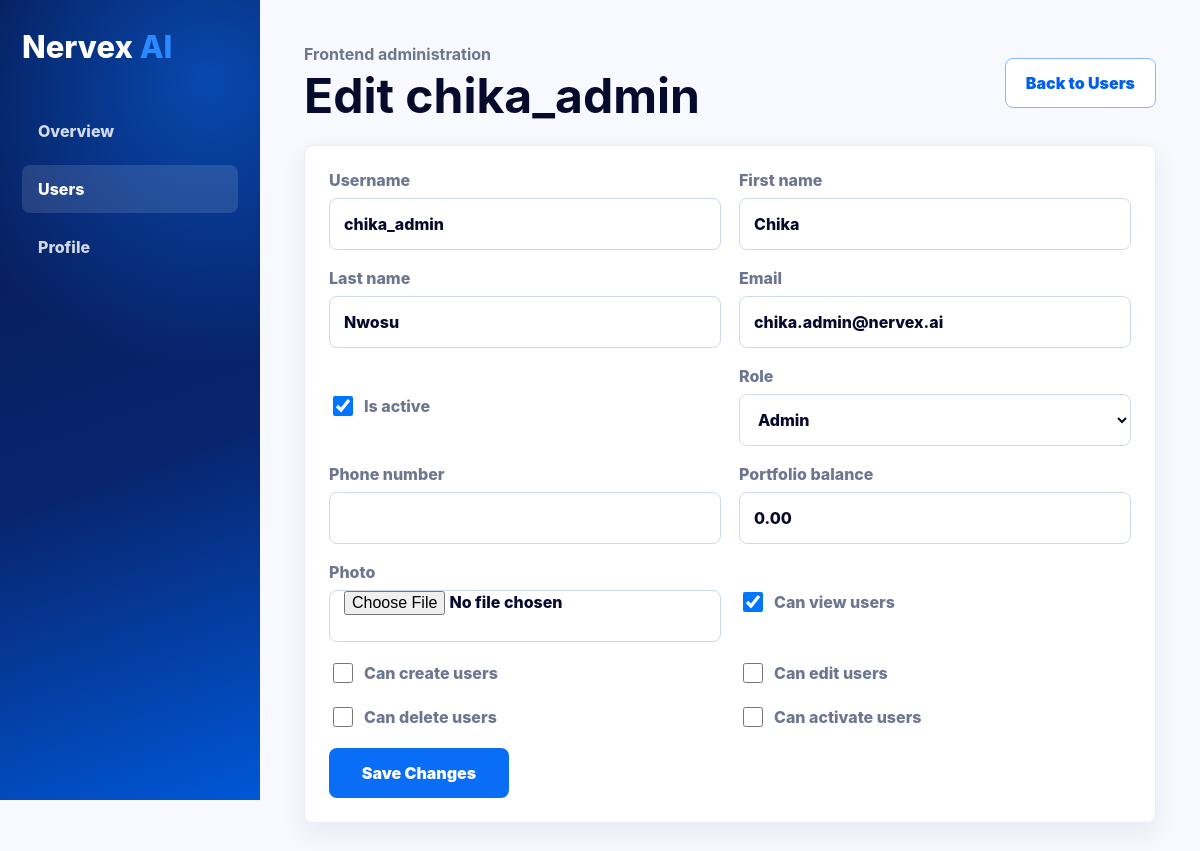
The page /dashboard/admin/users/5/edit/ (signed in) on the database its author committed.
### accounts/models.py (models this page shows, shortened)
class Profile(models.Model):
    class Role(models.TextChoices):
        SUPERUSER = "superuser", "Superuser"
        ADMIN = "admin", "Admin"
        USER = "user", "User"
    user = models.OneToOneField(settings.AUTH_USER_MODEL, on_delete=models.CASCADE, related_name="profile")
    role = models.CharField(max_length=20, choices=Role.choices, default=Role.USER)
    phone_number = models.CharField(max_length=30, blank=True)
    photo = models.ImageField(upload_to="profile_photos/", blank=True, null=True)
    portfolio_balance = models.DecimalField(max_digits=12, decimal_places=2, default=0)
    can_view_users = models.BooleanField(default=False)
    can_create_users = models.BooleanField(default=False)
    can_edit_users = models.BooleanField(default=False)
    can_delete_users = models.BooleanField(default=False)
    can_activate_users = models.BooleanField(default=False)
    created_at = models.DateTimeField(auto_now_add=True)
    updated_at = models.DateTimeField(auto_now=True)

### dashboard/views.py (the view)
# urls.py: path("admin/users/<int:user_id>/edit/", views.edit_user, name="edit_user"),
@login_required
def edit_user(request, user_id):
    require_user_management(request.user.profile, "can_edit_users")
    User = get_user_model()
    user_obj = get_object_or_404(User.objects.select_related("profile"), pk=user_id)
    if request.method == "POST":
        form = AdminUserEditForm(request.POST, request.FILES, instance=user_obj.profile, user=user_obj)
        if form.is_valid():
            form.save()
            messages.success(request, "User updated successfully.")
            return redirect("dashboard:users")
    else:
        form = AdminUserEditForm(instance=user_obj.profile, user=user_obj)
    return render(
        request,
        "dashboard/user_form.html",
        {"form": form, "title": f"Edit {user_obj.username}", "button_label": "Save Changes", "user_obj": user_obj},
    )

### dashboard/views.py (called while the page is built)
def require_user_management(profile, permission):
    if profile.user.is_superuser or getattr(profile, permission):
        return
    raise PermissionDenied

### templates/dashboard/user_form.html (shortened to what this page needs)
{% load static %}
<!doctype html>
<html lang="en">
  <head>
    <link rel="stylesheet" href="{% static 'dashboard/css/dashboard.css' %}">
  </head>
  <body>
    <main class="app-shell">
      <aside class="sidebar">
        <a class="brand" href="{% url 'dashboard:home' %}">Nervex <span>AI</span></a>
        <nav>
          <a href="{% url 'dashboard:home' %}">Overview</a>
          <a class="active" href="{% url 'dashboard:users' %}">Users</a>
          <a href="{% url 'accounts:profile' %}">Profile</a>
        </nav>
      </aside>
      <section class="content">
        <header class="topbar">
          <div>
            <p>Frontend administration</p>
            <h1>{{ title }}</h1>
          </div>
          <a class="ghost-button" href="{% url 'dashboard:users' %}">Back to Users</a>
        </header>
        <form class="profile-form admin-user-form" method="post" enctype="multipart/form-data">
          {% for field in form %}
            <label class="{% if field.field.widget.input_type == 'checkbox' %}check-row{% endif %}">
              <span>{{ field.label }}</span>
              {{ field }}
            </label>
          {% endfor %}
          <button type="submit">{{ button_label }}</button>
        </form>
      </section>
    </main>
  </body>
</html>

### static/dashboard/css/dashboard.css (style rules this page uses)
:root { --blue-950: #06184f; --blue-900: #08256e; --blue-700: #005ff0; --blue-600: #096df6; --blue-100: #eaf3ff; --ink: #060a2c; --muted: #6d7690; --line: #e7ecf6; --green: #13a887; --red: #e3425f; --page: #f7f9fe; --shadow: 0 18px 45px rgba(9, 31, 89, 0.12); }
* { box-sizing: border-box; }
body { margin: 0; font-family: Inter, system-ui, -apple-system, BlinkMacSystemFont, "Segoe UI", sans-serif; color: var(--ink); background: var(--page); }
a { color: inherit; text-decoration: none; }
button, input, select { font: inherit; }
.app-shell { min-height: calc(100vh - 47px); display: grid; grid-template-columns: 260px minmax(0, 1fr); }
.sidebar { position: sticky; top: 0; height: 100vh; padding: 28px 22px; color: white; background: radial-gradient(circle at 80% 10%, rgba(9, 109, 246, 0.55), transparent 18rem), linear-gradient(160deg, var(--blue-950), var(--blue-900) 58%, #0057d7); }
.brand { display: block; margin-bottom: 42px; font-size: 31px; font-weight: 800; }
.brand span { color: #2b88ff; }
.sidebar nav { display: grid; gap: 10px; }
.sidebar nav a, .sidebar button { border: 0; border-radius: 8px; padding: 14px 16px; color: rgba(255,255,255,0.82); background: transparent; font-weight: 800; text-align: left; }
.sidebar nav a.active, .sidebar nav a:hover { background: rgba(255,255,255,0.12); color: white; }
.content { padding: clamp(22px, 4vw, 44px); }
.topbar { display: flex; align-items: center; justify-content: space-between; gap: 18px; margin-bottom: 24px; }
.topbar p, .profile-hero p { margin: 0 0 7px; color: var(--muted); font-weight: 700; }
h1 { margin: 0; font-size: clamp(32px, 4vw, 48px); line-height: 1.05; }
.quick-actions button, .admin-panel a, .ghost-button, .profile-form button, .package-card button, .payment-actions a, .payment-actions button, .confirm-panel button, .confirm-panel a, .inline-danger-form button { border: 1px solid #87b8ff; border-radius: 8px; min-height: 50px; padding: 0 20px; background: white; color: var(--blue-700); font-weight: 900; }
.quick-actions button:first-child, .profile-form button, .package-card button { background: var(--blue-600); color: white; border-color: var(--blue-600); }
.metric-grid article, .bundle-card, .transaction-list article, .admin-panel, .permission-strip, .table-card, .profile-form { background: white; border: 1px solid var(--line); border-radius: 8px; box-shadow: 0 10px 26px rgba(9,31,89,0.07); }
.admin-panel a, .ghost-button { display: inline-flex; align-items: center; white-space: nowrap; }
.profile-form { display: grid; grid-template-columns: repeat(2, 1fr); gap: 18px; padding: 24px; }
.profile-form label { display: grid; gap: 8px; color: var(--muted); font-weight: 800; }
.profile-form input { width: 100%; min-height: 52px; border: 1px solid #cfd9ec; border-radius: 8px; padding: 0 14px; color: var(--ink); background: white; }
.profile-form button { border: 0; grid-column: 1 / -1; justify-self: start; min-width: 180px; }
.profile-form select { width: 100%; min-height: 52px; border: 1px solid #cfd9ec; border-radius: 8px; padding: 0 14px; color: var(--ink); background: white; }
.check-row { grid-template-columns: auto 1fr; align-items: center; }
.check-row span { order: 2; }
.check-row input { width: 20px; min-height: 20px; order: 1; }

### rows shown on the page
Profile: form "Admin" "0.00" "☑"

### other values the page prints
{{ title }} "Edit chika_admin"
{{ field.label }} "Username" "First name" "Last name" "Email" "Is active" "Role" "Phone number" "Portfolio balance" "Photo" "Can view users" "Can create users" "Can edit users" "Can delete users" "Can activate users"
{{ button_label }} "Save Changes"
